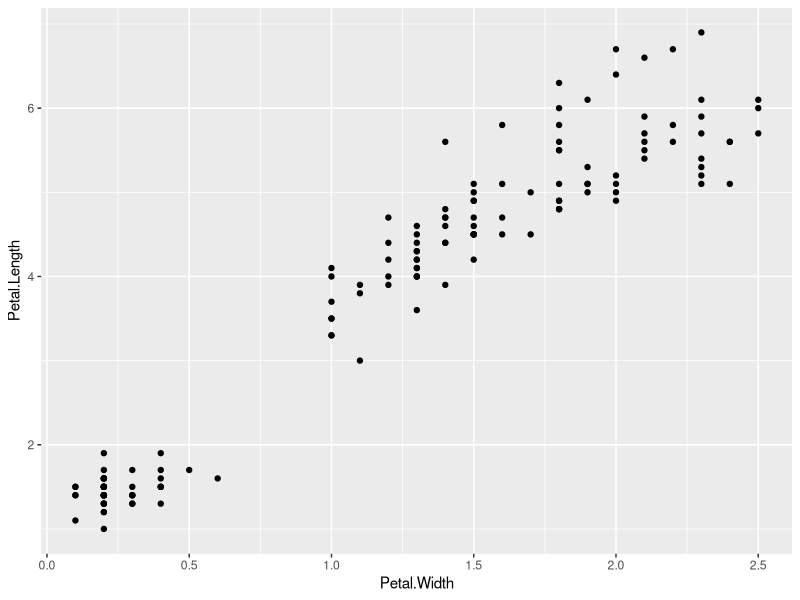
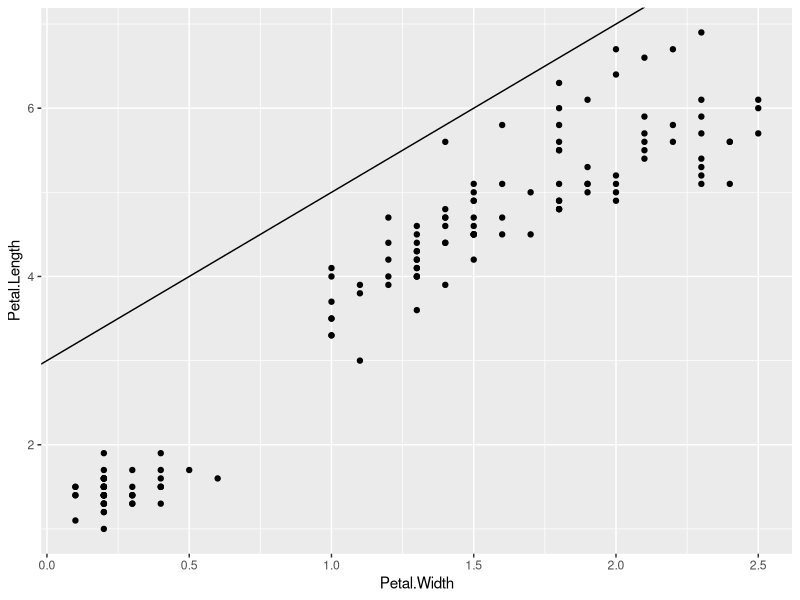
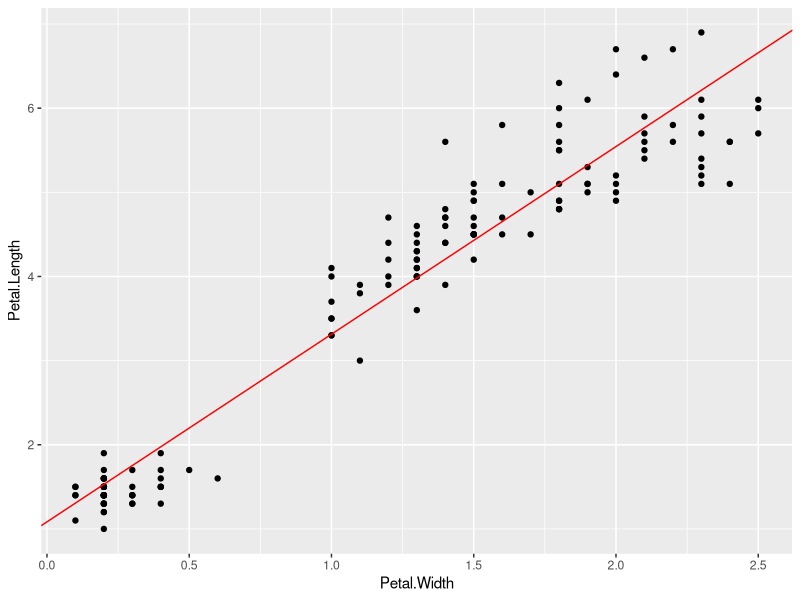
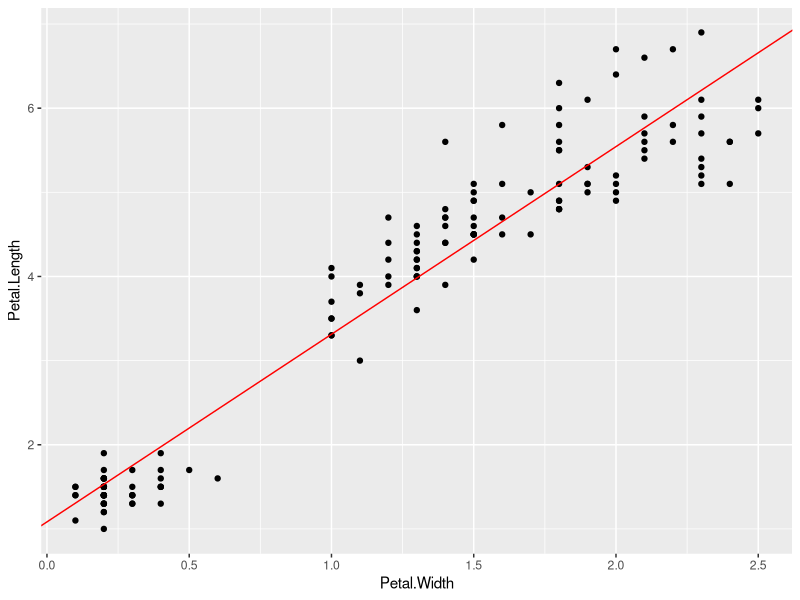
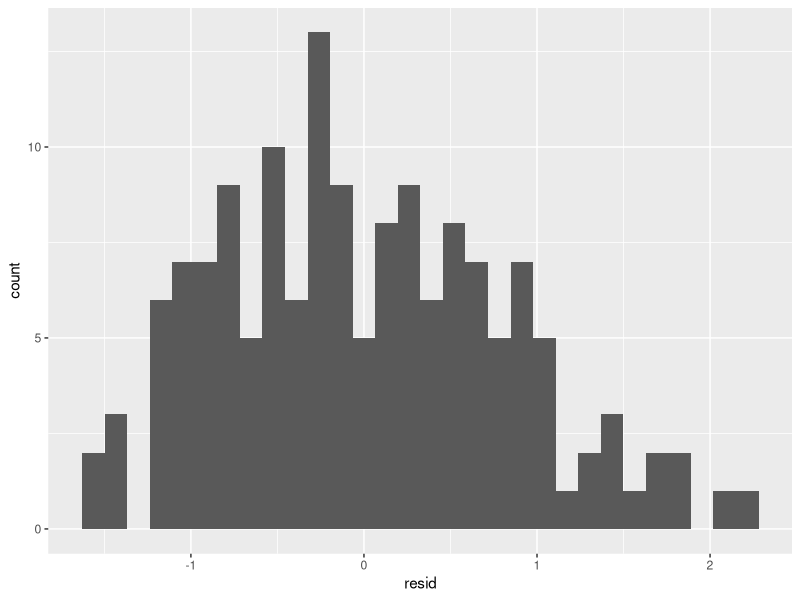
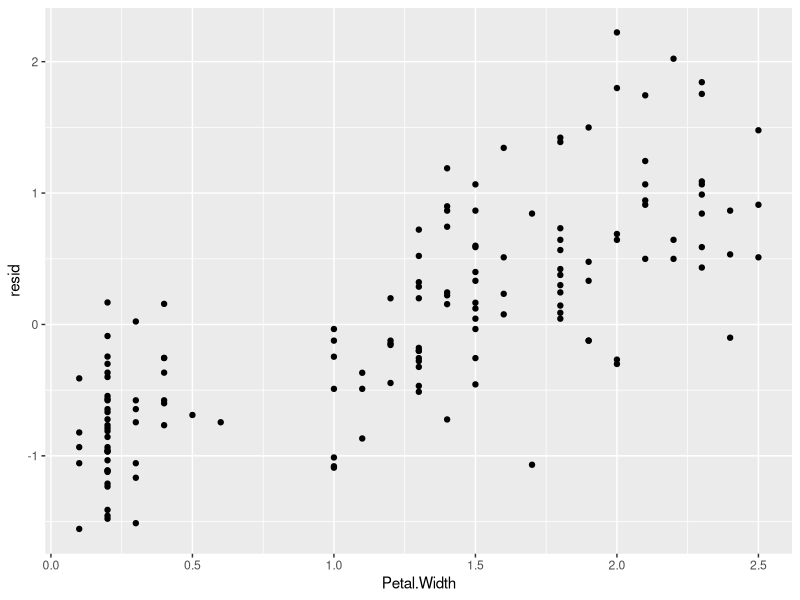
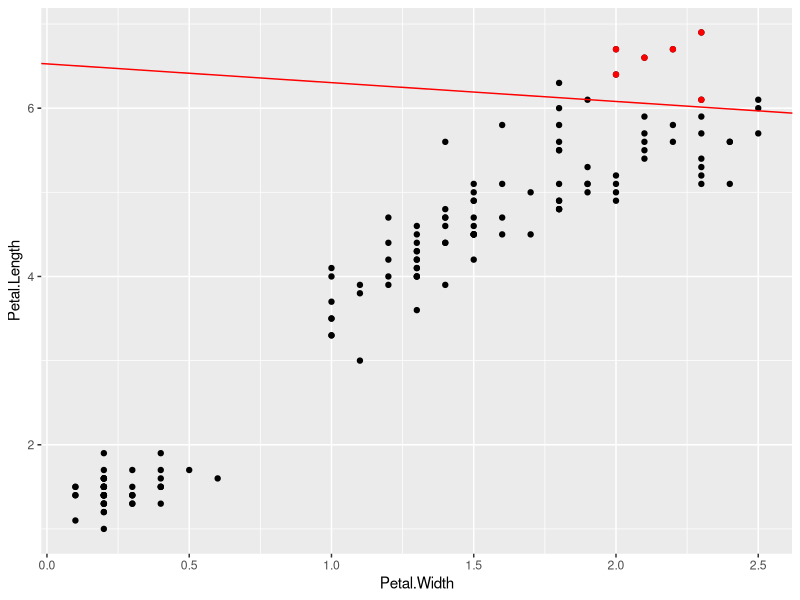

Reproduce these figures in R, in order. (Note: this script raises an error after producing the figures.)
library(tidyverse)
ggplot(data=iris) + geom_point(mapping = aes(x=Petal.Width, y=Petal.Length))
ggplot(data=iris) + geom_point(mapping = aes(x=Petal.Width, y=Petal.Length)) + geom_abline(slope = 2, intercept = 3)
lm(data=iris, formula=Petal.Length~Petal.Width)
ggplot(data=iris) + geom_point(mapping = aes(x=Petal.Width, y=Petal.Length)) + geom_abline(slope = 2.230, intercept = 1.084, color="red")
m <- lm(data=iris, formula=Petal.Length~Petal.Width)
summary(m)
coef(m)
coef(m)[1]
ggplot(data=iris) + geom_point(mapping = aes(x=Petal.Width, y=Petal.Length)) + geom_abline(slope = coef(m)[2], intercept = coef(m)[1], color="red")
m <- lm(data=iris, formula=Sepal.Length~Sepal.Width)
summary(m)
residuals(m)
iris %>% mutate(resid=residuals(m)) %>% View()
iris <- iris %>% mutate(resid=residuals(m))
ggplot(data=iris) + geom_histogram(mapping = aes(x=resid))
ggplot(data=iris) + geom_point(mapping = aes(x=Petal.Width, y=resid))
rstandard(m)
iris %>% mutate(rstd=rstandard(m)) %>% View()
iris %>% mutate(rstd=rstandard(m)) %>% filter(abs(rstd) > 2) %>% View()
irisOutliers <- iris %>% mutate(rstd=rstandard(m)) %>% filter(abs(rstd) > 2)
ggplot(data=iris) + 
  geom_point(mapping = aes(x=Petal.Width, y=Petal.Length)) +
  geom_abline(slope = coef(m)[2], intercept = coef(m)[1], color="red") + 
  geom_point(data=irisOutliers, mapping = aes(x=Petal.Width, y=Petal.Length), color="red")

# Thursday (3/14):
library(tidyverse)
m <- lm(data=iris, formula = Petal.Length~Petal.Width)
summary(m)
data.frame(Petal.Witdh=c(0.5, 2.5, 10))
predx <- data.frame(Petal.Witdh=c(0.5, 2.5, 10))
predict(m, predx)
coef(m)
1.083558 +  2.229940*0.5
ggplot(data=iris) + 
  geom_point(mapping = aes(x=Petal.Width, y=Petal.Length)) +
  geom_abline(slope = coeffs[2], intercept = coeffs[1], color="red")
predict(m, predx, interval = "prediction")
predict(m, predx, interval = "confidence")

m1 <- lm(data=iris, formula = Petal.Length~Petal.Width)
summary(m1)
m2 <- lm(data=iris, formula = Petal.Length~Petal.Width+Sepal.Width)
summary(m2)
m3 <- lm(data=iris, formula = Petal.Length~Petal.Width+Sepal.Width+Sepal.Length)
summary(m3)
runif(10)
rm(iris)
iris <- iris %>% mutate(nonsense=runif(150))
View(iris)
m4 <- lm(data=iris, formula = Petal.Length~Petal.Width+Sepal.Width+Sepal.Length+nonsense)
summary(m4)
m5 <- lm(data=iris, formula = Petal.Length~Petal.Width+Species)
summary(m5)
summary(m3)
library(modelr)
iris <- iris %>% add_predictions(m5)
ggplot(data=iris) + 
  geom_point(mapping = aes(x=Petal.Width, y=Petal.Length)) +
  geom_line(aes(x=Petal.Width, y=pred, color=Species))
